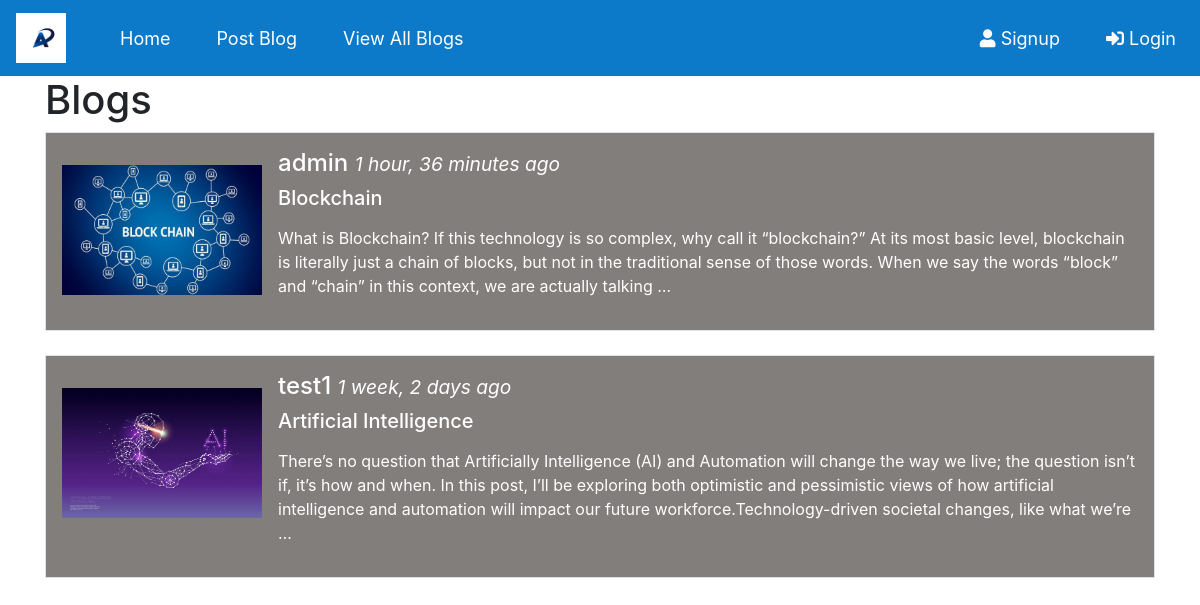
The page /viewblog/ on the database its author committed.
### blogapp/models.py (models this page shows)
class PostBlog(models.Model):
    title = models.CharField(max_length=50)
    description = models.CharField(max_length=2000)
    file = models.FileField(upload_to= 'images/')
    author = models.CharField(max_length=50)
    posted_date= models.DateTimeField(auto_now_add= True)

### blogapp/views.py (the view)
# urls.py: path('viewblog/',views.PostList.as_view(),name='home'),
class PostList(ListView):
    model = PostBlog
    template_name= 'blogapp/viewblog.html'
    context_object_name = 'blogs'
    ordering = ['-posted_date']

### templates/blogapp/viewblog.html
{% extends 'blogapp/base.html' %}
{% block basecontent %}
<div class="container">
    <h1>Blogs</h1>
    {% if blogs %}
    {% for blog in blogs %}
  <div class="media border p-3">
  <img src="{{blog.file.url}}" alt="John Doe" class="mr-3 mt-3 " style="width:200px; height:130px;">
  <div class="media-body">
    <h4>{{blog.author}} <small><i>{{blog.posted_date | timesince}} ago</i></small></h4>
    <h5><a href="/detailblog/{{blog.id}}">{{blog.title}}</a></h5>
    <p>{{blog.description|truncatewords:"50"|linebreaks}}</p>
  </div>
</div>
<br>
{% endfor %}
{% endif %}
</div>
{% endblock %}

### templates/blogapp/base.html (shortened to what this page needs)
{% load static %}
<!DOCTYPE html>
<html lang="en" dir="ltr">
  <head>
    <link rel="stylesheet" href="{%static 'css/style.css' %}">
   <link rel="stylesheet" href="https://maxcdn.bootstrapcdn.com/bootstrap/4.4.1/css/bootstrap.min.css">
   <link rel="stylesheet" href="https://use.fontawesome.com/releases/v5.7.0/css/all.css">
  </head>
  <body style="background-image:url('{%static 'images/blog-bg.jfif' %}')">
  <nav class="navbar navbar-expand-md navbar-custom">
  <a class="navbar-brand" href="#"><img src="{%static "images/logo.jpg"%}" alt="My Blog" height="50px" width="50px"></a>
<div class="collapse navbar-collapse" id="collapsibleNavbar">
  <ul class="navbar-nav">
<li class="nav-item">
  <a class="nav-link" href="#">Home</a>
</li>
<li class="nav-item">
  <a class="nav-link" href="/postblog"> Post Blog</a>
</li>
<li class="nav-item">
  <a class="nav-link" href="/viewblog">View All Blogs</a>
</li>
</ul>
    {% if request.user.is_authenticated is True %}
  <ul class="navbar-nav ml-auto">
    <li class="nav-item">
        <a class="nav-link" href="#">  Welcome {{request.user}}</a>
    </li>
      <li class="nav-item">
          <a class="nav-link" href="/accounts/logout"><i class="fas fa-sign-out-alt"></i>  Logout</a>
      </li>
  </ul>
    {% else %}
    <ul class="navbar-nav ml-auto">
      <li class="nav-item">
        <a class="nav-link" href="/signup"><i class="fas fa-user"></i> Signup</a>
      </li>
      <li class="nav-item">
        <a class="nav-link" href="/accounts/login"><i class="fas fa-sign-in-alt"></i>  Login</a>
      </li>
  </ul>
      {% endif %}
</div>
</nav>
{% block basecontent%}
{% endblock %}
  </body>
</html>

### static/css/style.css (style rules this page uses)
.navbar-custom { background-color: #0c7ac9; }
.navbar-nav .nav-link { color: white; }
.navbar-nav > li { margin-left:30px; font-size: 18px; }
.media { background: #827e7c!important; color: white!important; }
a { color: white!important; }

### rows shown on the page
PostBlog: file (picture), author "admin", posted_date "1 hour, 36 minutes", title "Blockchain", description "What is Blockchain? If this technology is so complex, why call it “blockchain?” At its most basic level, blockchain is literally just a chain of blocks, but not in the traditional sense of those words. When we say the words “block” and “chain” in this context, we are actually talking …"
PostBlog: file (picture), author "test1", posted_date "1 week, 2 days", title "Artificial Intelligence", description "There’s no question that Artificially Intelligence (AI) and Automation will change the way we live; the question isn’t if, it’s how and when. In this post, I’ll be exploring both optimistic and pessimistic views of how artificial intelligence and automation will impact our future workforce.Technology-driven societal changes, like what we’re …"
